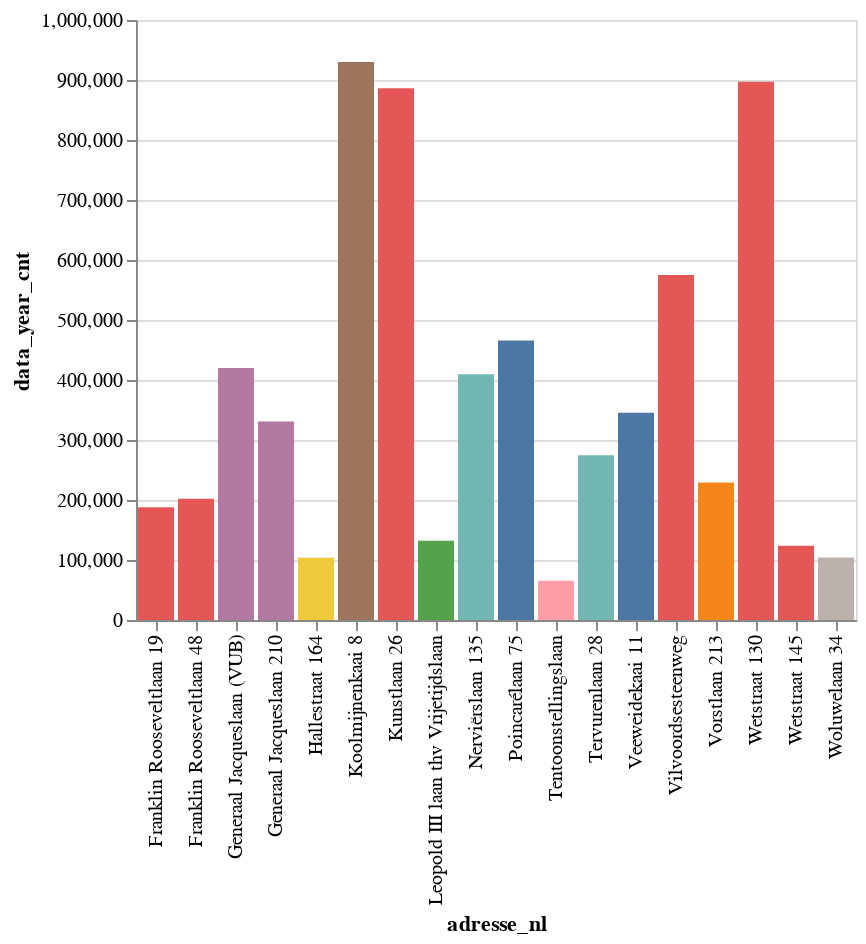

This figure's notebook cell:
### Code cell
input_dropdown = alt.binding_select(options=df["commune"].unique(), name="Commune ")

selection = alt.selection_point(fields=['commune'], bind=input_dropdown)

color = (
    alt.when(selection)
    .then(alt.Color("commune:N")
    .title("Commune")
    .legend(None))
    .otherwise(alt.value("lightgray"))
)

alt.Chart(df).mark_bar().encode(
    x='adresse_nl:N',
    y="data_year_cnt:Q",
    color=color,
).add_params(
    selection
)

### Figure 1 — Vega-Lite specification as saved in the notebook (floating-point values rounded to 4 significant figures)
{"config": {"view": {"continuousWidth": 300, "continuousHeight": 300}}, "data": {"name": "data-3abaeb0811a682c7978d8aa94abc04d6"}, "mark": {"type": "bar"}, "encoding": {"color": {"condition": {"param": "param_22", "field": "commune", "legend": null, "title": "Commune", "type": "nominal"}, "value": "lightgray"}, "x": {"field": "adresse_nl", "type": "nominal"}, "y": {"field": "data_year_cnt", "type": "quantitative"}}, "params": [{"name": "param_22", "select": {"type": "point", "fields": ["commune"]}, "bind": {"input": "select", "options": ["Bruxelles", "Etterbeek", "Evere", "Forest", "Woluwe-Saint-Lambert", "Anderlecht", "Auderghem", "Ixelles", "Jette", "Molenbeek-Saint-Jean"], "name": "Commune "}}], "$schema": "https://vega.github.io/schema/vega-lite/v5.20.1.json", "datasets": {"data-3abaeb0811a682c7978d8aa94abc04d6": [{"id": "device.CB1599", "feature": "CB1599", "active": "Active", "requestdate": "2025-07-01T13:15:01+00:00", "data_cnt_time": "2025-07-01T13:14:01+00:00", "data_hour_cnt": 13, "data_day_cnt": 918, "data_year_cnt": 202227, "adresse_fr": "Avenue Franklin Rooseveltlaan 48", "adresse_nl": "Franklin Rooseveltlaan 48", "code_postal": 1000, "commune": "Bruxelles", "gemeente": "Brussel", "lane_schema": "https://data.mobility.brussels/media/-", "picture_1": "https://data.mobility.brussels/media/-", "google_maps": "https://www.google.com/maps/search/?api=1&query=50.81240800253699%2C4.379253995899753", "google_street_view": "https://www.google.com/maps/@?api=1&map_action=pano&viewpoint=50.81240800253699%2C4.379253995899753", "geo_point_2d": {"lon": 4.379, "lat": 50.81}}, {"id": "device.CEK18", "feature": "CEK18", "active": "Active", "requestdate": "2025-07-01T13:15:09+00:00", "data_cnt_time": "2025-07-01T13:15:02+00:00", "data_hour_cnt": 11, "data_day_cnt": 1788, "data_year_cnt": 274755, "adresse_fr": "Avenue de Tervueren 28", "adresse_nl": "Tervurenlaan 28", "code_postal": 1040, "commune": "Etterbeek", "gemeente": "Etterbeek", "lane_schema": "https://data.mobility.brussels/media/bike/count/CEK18_2b5bdc3c-dc0c-4177-9a0b-870092700400.png", "picture_1": "https://data.mobility.brussels/media/bike/count/CEK18_5327032b-d3a1-4a9f-9029-3e40a789d27c.jpg", "google_maps": "https://www.google.com/maps/search/?api=1&query=50.83920000253155%2C4.400258995897405", "google_street_view": "https://www.google.com/maps/@?api=1&map_action=pano&viewpoint=50.83920000253155%2C4.400258995897405", "geo_point_2d": {"lon": 4.4, "lat": 50.84}}, {"id": "device.CEV011", "feature": "CEV011", "active": "Active", "requestdate": "2025-07-01T13:15:23+00:00", "data_cnt_time": "2025-07-01T13:15:02+00:00", "data_hour_cnt": 8, "data_day_cnt": 758, "data_year_cnt": 132267, "adresse_fr": "Avenue Léopold III / Avenue des Loisirs", "adresse_nl": "Leopold III laan thv Vrijetijdslaan", "code_postal": 1140, "commune": "Evere", "gemeente": "Evere", "lane_schema": "https://data.mobility.brussels/media/bike/count/CEV011_8e833f48-e4b2-4407-988c-13dded674594.png", "picture_1": "https://data.mobility.brussels/media/bike/count/CEV011_649dcdfd-ba82-4668-a358-2814f8df83c1.jpg", "google_maps": "https://www.google.com/maps/search/?api=1&query=50.86692100252375%2C4.402934995899683", "google_street_view": "https://www.google.com/maps/@?api=1&map_action=pano&viewpoint=50.86692100252375%2C4.402934995899683", "geo_point_2d": {"lon": 4.403, "lat": 50.87}}, {"id": "device.CVT387", "feature": "CVT387", "active": "Active", "requestdate": "2025-07-01T13:15:26+00:00", "data_cnt_time": "2025-07-01T13:15:02+00:00", "data_hour_cnt": 16, "data_day_cnt": 532, "data_year_cnt": 103651, "adresse_fr": "rue de Hal 164", "adresse_nl": "Hallestraat 164", "code_postal": 1190, "commune": "Forest", "gemeente": "Vorst", "lane_schema": "https://data.mobility.brussels/media/bike/count/CVT387_ddf46b8d-ddf3-4c6e-9541-e5cd6f5d9a41.png", "picture_1": "https://data.mobility.brussels/media/bike/count/CVT387_e9fd4bd2-9103-4d07-bcad-40b3020496fe.jpg", "google_maps": "https://www.google.com/maps/search/?api=1&query=50.805366002531436%2C4.311588995915708", "google_street_view": "https://www.google.com/maps/@?api=1&map_action=pano&viewpoint=50.805366002531436%2C4.311588995915708", "geo_point_2d": {"lon": 4.312, "lat": 50.81}}, {"id": "device.CLW239", "feature": "CLW239", "active": "Active", "requestdate": "2025-07-01T13:15:28+00:00", "data_cnt_time": "2025-07-01T13:15:02+00:00", "data_hour_cnt": 16, "data_day_cnt": 412, "data_year_cnt": 104177, "adresse_fr": "Boulevard de la Woluwe 34", "adresse_nl": "Woluwelaan 34", "code_postal": 1200, "commune": "Woluwe-Saint-Lambert", "gemeente": "Sint-Lambrechts-Woluwe", "lane_schema": "https://data.mobility.brussels/media/-", "picture_1": "https://data.mobility.brussels/media/-", "google_maps": "https://www.google.com/maps/search/?api=1&query=50.83799800253579%2C4.4348299958887285", "google_street_view": "https://www.google.com/maps/@?api=1&map_action=pano&viewpoint=50.83799800253579%2C4.4348299958887285", "geo_point_2d": {"lon": 4.435, "lat": 50.84}}, {"id": "device.CB1101", "feature": "CB1101", "active": "Active", "requestdate": "2025-07-01T13:15:29+00:00", "data_cnt_time": "2025-07-01T13:15:02+00:00", "data_hour_cnt": 68, "data_day_cnt": 4173, "data_year_cnt": 886406, "adresse_fr": "Avenue des Arts 26", "adresse_nl": "Kunstlaan 26", "code_postal": 1000, "commune": "Bruxelles", "gemeente": "Brussel", "lane_schema": "https://data.mobility.brussels/media/bike/count/CB1101_575ec0a4-a691-43b4-858c-e0a2523d4570.png", "picture_1": "https://data.mobility.brussels/media/bike/count/CB1101_fa41fd2a-aa89-46e0-8b79-f345b7fb0df9.jpg", "google_maps": "https://www.google.com/maps/search/?api=1&query=50.84534100252618%2C4.36858299590588", "google_street_view": "https://www.google.com/maps/@?api=1&map_action=pano&viewpoint=50.84534100252618%2C4.36858299590588", "geo_point_2d": {"lon": 4.369, "lat": 50.85}}, {"id": "device.CEK31", "feature": "CEK31", "active": "Active", "requestdate": "2025-07-01T13:15:07+00:00", "data_cnt_time": "2025-07-01T13:15:02+00:00", "data_hour_cnt": 21, "data_day_cnt": 2038, "data_year_cnt": 409451, "adresse_fr": "Avenue des Nerviens 135", "adresse_nl": "Nerviërslaan 135", "code_postal": 1040, "commune": "Etterbeek", "gemeente": "Etterbeek", "lane_schema": "https://data.mobility.brussels/media/bike/count/CEK31_56d3d5af-5ef9-4dfe-99da-da3ed9120beb.png", "picture_1": "https://data.mobility.brussels/media/bike/count/CEK31_307dd928-9e37-4e00-9a92-38c81d0471d7.jpg", "google_maps": "https://www.google.com/maps/search/?api=1&query=50.83818200253104%2C4.393037995899081", "google_street_view": "https://www.google.com/maps/@?api=1&map_action=pano&viewpoint=50.83818200253104%2C4.393037995899081", "geo_point_2d": {"lon": 4.393, "lat": 50.84}}, {"id": "device.CB2105", "feature": "CB2105", "active": "Active", "requestdate": "2025-07-01T13:15:17+00:00", "data_cnt_time": "2025-07-01T13:15:02+00:00", "data_hour_cnt": 48, "data_day_cnt": 1647, "data_year_cnt": 465986, "adresse_fr": "Boulevard Poincaré 75", "adresse_nl": "Poincarélaan 75", "code_postal": 1070, "commune": "Anderlecht", "gemeente": "Anderlecht", "lane_schema": "https://data.mobility.brussels/media/bike/count/CB2105_2a8aa9ff-bf28-45ba-993f-b56655057837.png", "picture_1": "https://data.mobility.brussels/media/bike/count/CB2105_b58c98f8-9d29-4b06-89fd-32eff6324e52.jpg", "google_maps": "https://www.google.com/maps/search/?api=1&query=50.84048000252439%2C4.340009995912418", "google_street_view": "https://www.google.com/maps/@?api=1&map_action=pano&viewpoint=50.84048000252439%2C4.340009995912418", "geo_point_2d": {"lon": 4.34, "lat": 50.84}}, {"id": "device.COM205", "feature": "COM205", "active": "Active", "requestdate": "2025-07-01T13:15:24+00:00", "data_cnt_time": "2025-07-01T13:15:02+00:00", "data_hour_cnt": 22, "data_day_cnt": 788, "data_year_cnt": 229223, "adresse_fr": "Boulevard du Souverain 213", "adresse_nl": "Vorstlaan 213", "code_postal": 1160, "commune": "Auderghem", "gemeente": "Oudergem", "lane_schema": "https://data.mobility.brussels/media/bike/count/COM205_9e247756-9a71-428e-b012-cf6d5e29d16e.png", "picture_1": "https://data.mobility.brussels/media/bike/count/COM205_b5315ecf-cf48-4cf9-8cee-50b7a9a5eaee.jpg", "google_maps": "https://www.google.com/maps/search/?api=1&query=50.82029000254048%2C4.430120995888016", "google_street_view": "https://www.google.com/maps/@?api=1&map_action=pano&viewpoint=50.82029000254048%2C4.430120995888016", "geo_point_2d": {"lon": 4.43, "lat": 50.82}}, {"id": "device.CAT17", "feature": "CAT17", "active": "Active", "requestdate": "2025-07-01T13:15:15+00:00", "data_cnt_time": "2025-07-01T13:15:02+00:00", "data_hour_cnt": 46, "data_day_cnt": 1436, "data_year_cnt": 345431, "adresse_fr": "Quai de Veeweyde 11", "adresse_nl": "Veeweidekaai 11", "code_postal": 1070, "commune": "Anderlecht", "gemeente": "Anderlecht", "lane_schema": "https://data.mobility.brussels/media/bike/count/CAT17_6b8e7a01-cc38-4d06-9a4d-3d4ece53a578.png", "picture_1": "https://data.mobility.brussels/media/bike/count/CAT17_517a19f8-a282-4477-9375-fdbb513d4242.jpg", "google_maps": "https://www.google.com/maps/search/?api=1&query=50.820621002525904%2C4.301991995919691", "google_street_view": "https://www.google.com/maps/@?api=1&map_action=pano&viewpoint=50.820621002525904%2C4.301991995919691", "geo_point_2d": {"lon": 4.302, "lat": 50.82}}, {"id": "device.CB1142", "feature": "CB1142", "active": "Active", "requestdate": "2025-07-01T13:15:31+00:00", "data_cnt_time": "2025-07-01T13:15:02+00:00", "data_hour_cnt": 79, "data_day_cnt": 5081, "data_year_cnt": 897231, "adresse_fr": "Rue de la Loi 130", "adresse_nl": "Wetstraat 130", "code_postal": 1000, "commune": "Bruxelles", "gemeente": "Brussel", "lane_schema": "https://data.mobility.brussels/media/bike/count/CB1142_1575865b-d1a2-44a4-8368-a761ababe645.png", "picture_1": "https://data.mobility.brussels/media/bike/count/CB1142_bab13180-fa9e-4798-84ad-4ef56e1771e2.jpg", "google_maps": "https://www.google.com/maps/search/?api=1&query=50.843570002527876%2C4.378737995903186", "google_street_view": "https://www.google.com/maps/@?api=1&map_action=pano&viewpoint=50.843570002527876%2C4.378737995903186", "geo_point_2d": {"lon": 4.379, "lat": 50.84}}, {"id": "device.CB1143", "feature": "CB1143", "active": "Active", "requestdate": "2025-07-01T13:15:34+00:00", "data_cnt_time": "2025-07-01T13:15:02+00:00", "data_hour_cnt": 0, "data_day_cnt": 1, "data_year_cnt": 123685, "adresse_fr": "Rue de la Loi 145", "adresse_nl": "Wetstraat 145", "code_postal": 1000, "commune": "Bruxelles", "gemeente": "Brussel", "lane_schema": "https://data.mobility.brussels/media/bike/count/CB1143_6219453d-0939-42e1-a89a-d9dbca049241.png", "picture_1": "https://data.mobility.brussels/media/bike/count/CB1143_8d3dad6e-7079-4b98-b4fa-724e55348f2f.jpg", "google_maps": "https://www.google.com/maps/search/?api=1&query=50.84337000252792%2C4.378813995903146", "google_street_view": "https://www.google.com/maps/@?api=1&map_action=pano&viewpoint=50.84337000252792%2C4.378813995903146", "geo_point_2d": {"lon": 4.379, "lat": 50.84}}, {"id": "device.CEE016", "feature": "CEE016", "active": "Active", "requestdate": "2025-07-01T13:15:11+00:00", "data_cnt_time": "2025-07-01T13:15:02+00:00", "data_hour_cnt": 24, "data_day_cnt": 1053, "data_year_cnt": 330631, "adresse_fr": "Avenue Général Jacques 210", "adresse_nl": "Generaal Jacqueslaan 210", "code_postal": 1050, "commune": "Ixelles", "gemeente": "Elsene", "lane_schema": "https://data.mobility.brussels/media/bike/count/CEE016_b88fd8d3-3dc9-447f-984f-c367c5dde2db.png", "picture_1": "https://data.mobility.brussels/media/-", "google_maps": "https://www.google.com/maps/search/?api=1&query=50.82137600253522%2C4.386718995898861", "google_street_view": "https://www.google.com/maps/@?api=1&map_action=pano&viewpoint=50.82137600253522%2C4.386718995898861", "geo_point_2d": {"lon": 4.387, "lat": 50.82}}, {"id": "device.CJE181", "feature": "CJE181", "active": "Active", "requestdate": "2025-07-01T13:15:21+00:00", "data_cnt_time": "2025-07-01T13:15:02+00:00", "data_hour_cnt": 2, "data_day_cnt": 168, "data_year_cnt": 65277, "adresse_fr": "Avenue de l'Exposition", "adresse_nl": "Tentoonstellingslaan", "code_postal": 1090, "commune": "Jette", "gemeente": "Jette", "lane_schema": "https://data.mobility.brussels/media/bike/count/CJE181_a2d4d7bb-c949-4a52-8519-00bef7ccd4c6.png", "picture_1": "https://data.mobility.brussels/media/-", "google_maps": "https://www.google.com/maps/search/?api=1&query=50.88029700251005%2C4.315713995922622", "google_street_view": "https://www.google.com/maps/@?api=1&map_action=pano&viewpoint=50.88029700251005%2C4.315713995922622", "geo_point_2d": {"lon": 4.316, "lat": 50.88}}, {"id": "device.CB1699", "feature": "CB1699", "active": "Active", "requestdate": "2025-07-01T13:15:32+00:00", "data_cnt_time": "2025-07-01T13:15:02+00:00", "data_hour_cnt": 19, "data_day_cnt": 712, "data_year_cnt": 188085, "adresse_fr": "Avenue Franklin Roosevelt 19", "adresse_nl": "Franklin Rooseveltlaan 19", "code_postal": 1000, "commune": "Bruxelles", "gemeente": "Brussel", "lane_schema": "https://data.mobility.brussels/media/bike/count/CB1699_1c7fe9e3-164b-417d-af8b-3cc4cf6cf6dd.png", "picture_1": "https://data.mobility.brussels/media/bike/count/CB1699_9035bcd8-253a-46f3-9284-8fe6ca760f5c.jpg", "google_maps": "https://www.google.com/maps/search/?api=1&query=50.81228000253699%2C4.378799995899851", "google_street_view": "https://www.google.com/maps/@?api=1&map_action=pano&viewpoint=50.81228000253699%2C4.378799995899851", "geo_point_2d": {"lon": 4.379, "lat": 50.81}}, {"id": "device.CB02411", "feature": "CB02411", "active": "Active", "requestdate": "2025-07-01T13:15:05+00:00", "data_cnt_time": "2025-07-01T13:15:02+00:00", "data_hour_cnt": 70, "data_day_cnt": 2725, "data_year_cnt": 574851, "adresse_fr": "Chaussée de Vilvorde", "adresse_nl": "Vilvoordsesteenweg", "code_postal": 1020, "commune": "Bruxelles", "gemeente": "Brussel", "lane_schema": "https://data.mobility.brussels/media/bike/count/CB02411_d048e4a0-ab43-4b42-af71-90492a9003b4.png", "picture_1": "https://data.mobility.brussels/media/bike/count/CB02411_aa4aea5f-7f45-46c1-a4d8-3c7583cd7182.jpg", "google_maps": "https://www.google.com/maps/search/?api=1&query=50.88185000251615%2C4.373960995908418", "google_street_view": "https://www.google.com/maps/@?api=1&map_action=pano&viewpoint=50.88185000251615%2C4.373960995908418", "geo_point_2d": {"lon": 4.374, "lat": 50.88}}, {"id": "device.CEK049", "feature": "CEK049", "active": "Active", "requestdate": "2025-07-01T13:15:14+00:00", "data_cnt_time": "2025-07-01T13:15:02+00:00", "data_hour_cnt": 30, "data_day_cnt": 1650, "data_year_cnt": 420005, "adresse_fr": "Boulevard Général Jacques (VUB)", "adresse_nl": "Generaal Jacqueslaan (VUB)", "code_postal": 1050, "commune": "Ixelles", "gemeente": "Elsene", "lane_schema": "https://data.mobility.brussels/media/bike/count/CEK049_88f8d1cb-6353-478c-b9bc-4f94acc5af24.png", "picture_1": "https://data.mobility.brussels/media/bike/count/CEK049_147fb09f-e7b3-4bf7-90f8-e486685b90ed.jpg", "google_maps": "https://www.google.com/maps/search/?api=1&query=50.82448000253513%2C4.393892995897416", "google_street_view": "https://www.google.com/maps/@?api=1&map_action=pano&viewpoint=50.82448000253513%2C4.393892995897416", "geo_point_2d": {"lon": 4.394, "lat": 50.82}}, {"id": "device.CJM90", "feature": "CJM90", "active": "Active", "requestdate": "2025-07-01T13:15:19+00:00", "data_cnt_time": "2025-07-01T13:15:02+00:00", "data_hour_cnt": 61, "data_day_cnt": 3183, "data_year_cnt": 930034, "adresse_fr": "Quai des Charbonnages 8", "adresse_nl": "Koolmijnenkaai 8", "code_postal": 1080, "commune": "Molenbeek-Saint-Jean", "gemeente": "Sint-Jans-Molenbeek", "lane_schema": "https://data.mobility.brussels/media/bike/count/CJM90_8c884c9c-16ca-4e68-b132-6e24c188919a.png", "picture_1": "https://data.mobility.brussels/media/bike/count/CJM90_b0f210c6-ad1c-4f87-8703-a73b84d6bb00.jpg", "google_maps": "https://www.google.com/maps/search/?api=1&query=50.8536300025207%2C4.341239995913506", "google_street_view": "https://www.google.com/maps/@?api=1&map_action=pano&viewpoint=50.8536300025207%2C4.341239995913506", "geo_point_2d": {"lon": 4.341, "lat": 50.85}}]}}
